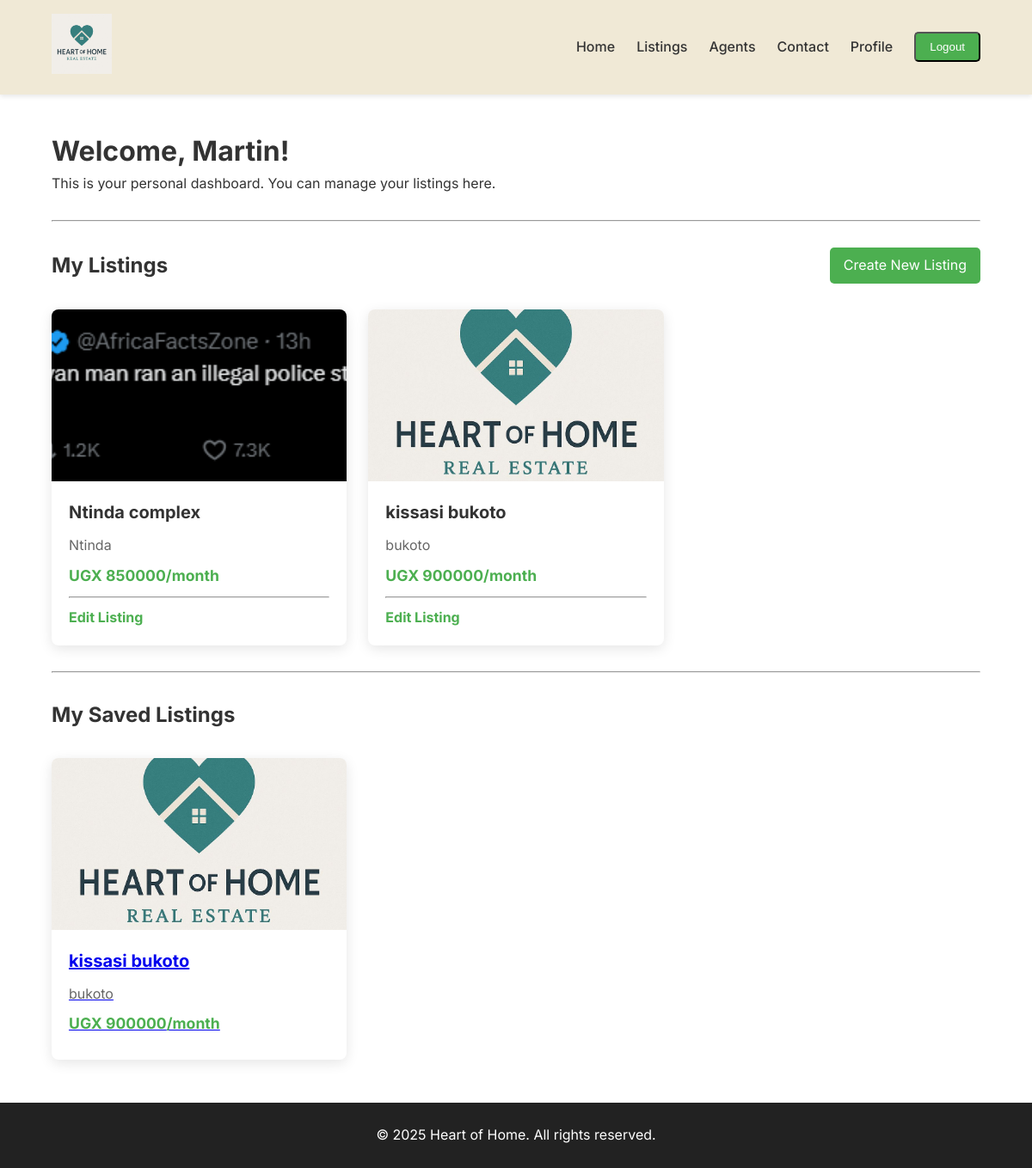
The page /users/profile/ (signed in) on the database its author committed.
### listings/models.py (models this page shows, shortened)
class Listing(models.Model):
    title = models.CharField(max_length=150)
    price = models.DecimalField(max_digits=12, decimal_places=2)
    location = models.CharField(max_length=150)
    description = models.TextField()
    bedrooms = models.PositiveIntegerField()
    bathrooms = models.PositiveIntegerField()
    sqft = models.PositiveIntegerField()
    main_image = models.ImageField(upload_to='listings/')
    is_featured = models.BooleanField(default=False)
    is_available = models.BooleanField(default=True)
    created_at = models.DateTimeField(auto_now_add=True)
    owner = models.ForeignKey(User, on_delete=models.CASCADE)
    saved_by = models.ManyToManyField(User, related_name='saved_listings', blank=True)

### users/views.py (the view)
# urls.py: path('profile/', views.profile_view, name='profile'),
@login_required
def profile_view(request):
    my_listings = Listing.objects.filter(owner=request.user)
    saved_listings = request.user.saved_listings.all()
    context = {
        'my_listings': my_listings,
        'saved_listings': saved_listings,
    }
    return render(request, 'users/profile.html', context)

### users/templates/users/profile.html (shortened to what this page needs)
{% extends 'base.html' %}
{% block content %}
<div class="profile-container" style="padding-top: 40px;">
    <h1>Welcome, {{ user.first_name|default:user.username }}!</h1>
    <p>This is your personal dashboard. You can manage your listings here.</p>
    <hr style="margin: 30px 0;">
    <div style="display: flex; justify-content: space-between; align-items: center; margin-bottom: 20px;">
        <h2>My Listings</h2>
        <a href="{% url 'create-listing' %}" class="btn">Create New Listing</a>
    </div>
    <div class="card-grid">
        {% for listing in my_listings %}
            <div class="card">
                <a href="{% url 'listing-detail' listing.pk %}">
                    {% if listing.main_image %}
                        <img src="{{ listing.main_image.url }}" alt="{{ listing.title }}">
                    {% endif %}
                </a>
                <div class="card-body">
                    <h3>{{ listing.title }}</h3>
                    <p>{{ listing.location }}</p>
                    <p class="price">UGX {{ listing.price|floatformat:0 }}/month</p>
                    <hr style="margin: 10px 0;">
                    <a href="{% url 'edit-listing' listing.pk %}" style="font-weight: bold; text-decoration: none; color: #4CAF50;">Edit Listing</a>
                </div>
            </div>
        {% empty %}
            <p>You have not created any listings yet.</p>
        {% endfor %}
    </div>
    <hr style="margin: 30px 0;">
    <h2>My Saved Listings</h2>
    <div class="card-grid">
        {% for listing in saved_listings %}
            <div class="card">
                <a href="{% url 'listing-detail' listing.pk %}">
                    {% if listing.main_image %}
                        <img src="{{ listing.main_image.url }}" alt="{{ listing.title }}">
                    {% endif %}
                    <div class="card-body">
                        <h3>{{ listing.title }}</h3>
                        <p>{{ listing.location }}</p>
                        <p class="price">UGX {{ listing.price|floatformat:0 }}/month</p>
                    </div>
                </a>
            </div>
        {% empty %}
            <p>You have no saved listings.</p>
        {% endfor %}
    </div>
</div>
{% endblock %}

### static/css/styles.css (style rules this page uses)
* { margin: 0; padding: 0; box-sizing: border-box; }
body { font-family: 'Inter', sans-serif; line-height: 1.6; background-color: #ffffff; color: #333; }
.btn { background: #4CAF50; color: white; padding: 8px 16px; border-radius: 5px; text-decoration: none; transition: background-color 0.3s ease; }
.card-grid { display: grid; grid-template-columns: repeat(auto-fill, minmax(300px, 1fr)); gap: 25px; margin-top: 30px; }
.card { background: #fff; border-radius: 8px; overflow: hidden; box-shadow: 0 4px 15px rgba(0, 0, 0, 0.1); transition: transform 0.3s ease, box-shadow 0.3s ease; }
.card img { width: 100%; height: 200px; object-fit: cover; display: block; }
.card-body { padding: 20px; }
.card-body h3 { margin-bottom: 10px; font-size: 1.25rem; }
.card-body p { font-size: 1rem; margin-bottom: 8px; color: #666; }
.card-body .price { color: #4CAF50; font-weight: bold; font-size: 1.1rem; }

### rows shown on the page
Listing: main_image (picture), title "Ntinda complex", location "Ntinda", price "850000"
Listing: main_image (picture), title "kissasi bukoto", location "bukoto", price "900000"

### other values the page prints
{{ user.first_name|default:user.username }} "Martin"
